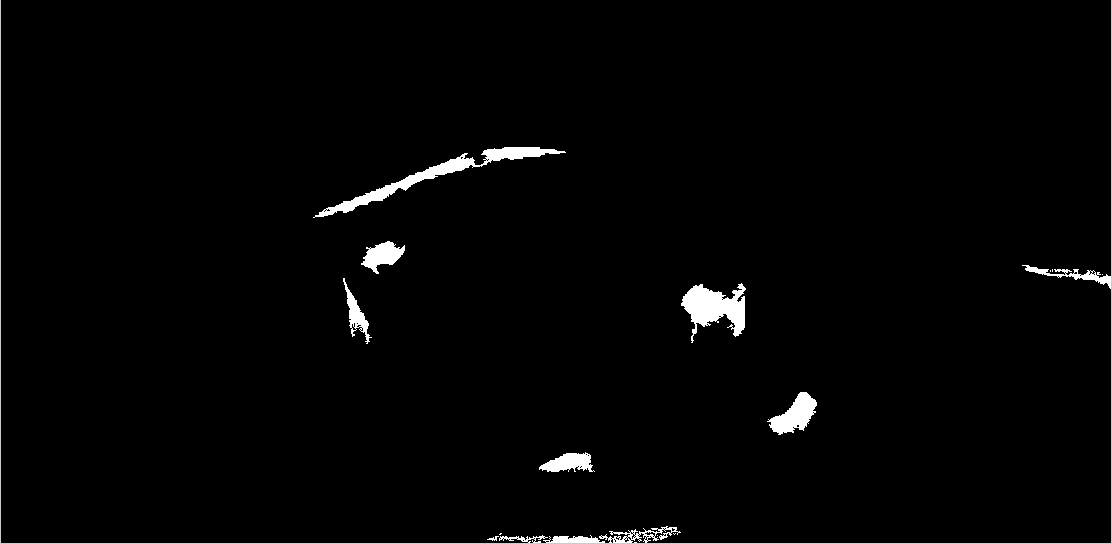
%> input picture Good Project/--test/ImageProcess/新版程序/外接矩形.png, 1112 x 544 px
$ octave waijiejuxingzuixiaomianji.m   (GNU Octave 9; MATLAB toolbox functions it lacks are replaced by stand-ins)
%> lines starting %> are read from the running program, lines starting %| are printed output that depends on the picture; in (x1, y1, x2, y2) boxes, pixels count from 0 and x2, y2 are one past the last pixel; in counts of white or black regions, pixels touching at a corner belong together; the program's own positions count from 1
### Good Project/--test/ImageProcess/原始程序/minboundrect.m
function [rectx,recty,area,perimeter] = minboundrect(x,y,metric)
% minboundrect: Compute the minimal bounding rectangle of points in the plane
% usage: [rectx,recty,area,perimeter] = minboundrect(x,y,metric)
%
% arguments: (input)
%  x,y - vectors of points, describing points in the plane as
%        (x,y) pairs. x and y must be the same lengths.
%
%  metric - (OPTIONAL) - single letter character flag which
%        denotes the use of minimal area or perimeter as the
%        metric to be minimized. metric may be either 'a' or 'p',
%        capitalization is ignored. Any other contraction of 'area'
%        or 'perimeter' is also accepted.
%
%        DEFAULT: 'a'    ('area')
%
% arguments: (output)
%  rectx,recty - 5x1 vectors of points that define the minimal
%        bounding rectangle.
%
%  area - (scalar) area of the minimal rect itself.
%
%  perimeter - (scalar) perimeter of the minimal rect as found
%
%
% Note: For those individuals who would prefer the rect with minimum
% perimeter or area, careful testing convinces me that the minimum area
% rect was generally also the minimum perimeter rect on most problems
% (with one class of exceptions). This same testing appeared to verify my
% assumption that the minimum area rect must always contain at least
% one edge of the convex hull. The exception I refer to above is for
% problems when the convex hull is composed of only a few points,
% most likely exactly 3. Here one may see differences between the
% two metrics. My thanks to Roger Stafford for pointing out this
% class of counter-examples.
%
% Thanks are also due to Roger for pointing out a proof that the
% bounding rect must always contain an edge of the convex hull, in
% both the minimal perimeter and area cases.
%
%
% See also: minboundcircle, minboundtri, minboundsphere
%
%
% default for metric
if (nargin<3) || isempty(metric)
  metric = 'a';
elseif ~ischar(metric)
  error 'metric must be a character flag if it is supplied.'
else
  % check for 'a' or 'p'
  metric = lower(metric(:)');
  ind = strmatch(metric,{'area','perimeter'});
  if isempty(ind)
    error 'metric does not match either ''area'' or ''perimeter'''
  end

  % just keep the first letter.
  metric = metric(1);
end

% preprocess data
x=x(:);
y=y(:);

% not many error checks to worry about
n = length(x);
if n~=length(y)
  error 'x and y must be the same sizes'
end

% start out with the convex hull of the points to
% reduce the problem dramatically. Note that any
% points in the interior of the convex hull are
% never needed, so we drop them.
if n>3
%   edges = convhull(x,y,{'Qt'});  % 'Pp' will silence the warnings
edges = convhull(x,y);
  % exclude those points inside the hull as not relevant
  % also sorts the points into their convex hull as a
  % closed polygon

  x = x(edges);
  y = y(edges);

  % probably fewer points now, unless the points are fully convex
  nedges = length(x) - 1;
elseif n>1
  % n must be 2 or 3
  nedges = n;
  x(end+1) = x(1);
  y(end+1) = y(1);
else
  % n must be 0 or 1
  nedges = n;
end

% now we must find the bounding rectangle of those
% that remain.

% special case small numbers of points. If we trip any
% of these cases, then we are done, so return.
switch nedges
  case 0
    % empty begets empty
    rectx = [];
    recty = [];
    area = [];
    perimeter = [];
    return
  case 1
    % with one point, the rect is simple.
    rectx = repmat(x,1,5);
    recty = repmat(y,1,5);
    area = 0;
    perimeter = 0;
    return
  case 2
    % only two points. also simple.
    rectx = x([1 2 2 1 1]);
    recty = y([1 2 2 1 1]);
    area = 0;
    perimeter = 2*sqrt(diff(x).^2 + diff(y).^2);
    return
end
% 3 or more points.

% will need a 2x2 rotation matrix through an angle theta
Rmat = @(theta) [cos(theta) sin(theta);-sin(theta) cos(theta)];

% get the angle of each edge of the hull polygon.
ind = 1:(length(x)-1);
edgeangles = atan2(y(ind+1) - y(ind),x(ind+1) - x(ind));
% move the angle into the first quadrant.
edgeangles = unique(mod(edgeangles,pi/2));

% now just check each edge of the hull
nang = length(edgeangles);
area = inf;
perimeter = inf;
met = inf;
xy = [x,y];
for i = 1:nang
  % rotate the data through -theta
  rot = Rmat(-edgeangles(i));
  xyr = xy*rot;
  xymin = min(xyr,[],1);
  xymax = max(xyr,[],1);

  % The area is simple, as is the perimeter
  A_i = prod(xymax - xymin);
  P_i = 2*sum(xymax-xymin);

  if metric=='a'
    M_i = A_i;
  else
    M_i = P_i;
  end

  % new metric value for the current interval. Is it better?
  if M_i<met
    % keep this one
    met = M_i;
    area = A_i;
    perimeter = P_i;

    rect = [xymin;[xymax(1),xymin(2)];xymax;[xymin(1),xymax(2)];xymin];
    rect = rect*rot';
    rectx = rect(:,1);
    recty = rect(:,2);
  end
end
% get the final rect

% all done

end % mainline en

### Good Project/--test/ImageProcess/新版程序/waijiejuxingzuixiaomianji.m

clear,clc
RGB = imread('外接矩形.png');
%> RGB is the input picture: size 544x1112x3 uint8; mean R, G, B 5.5, 4.5, 4.5
figure,imshow(RGB);
I = rgb2gray(RGB);
threshold = graythresh(I);
%> threshold = 0.398
bw = im2bw(I,threshold);
%> bw: size 544x1112 logical; 1.8% white; 14 white regions (6 under 20 px), largest, box (x1, y1, x2, y2) and area: (0, 0, 1112, 544) 3664, (313, 147, 566, 218) 2369, (681, 283, 746, 343) 2012
figure,imshow(bw)
% remove all object containing fewer than 30 pixels
bw = bwareaopen(bw,30);

% fill a gap in the pen's cap
se = strel('disk',2);
bw = imclose(bw,se);
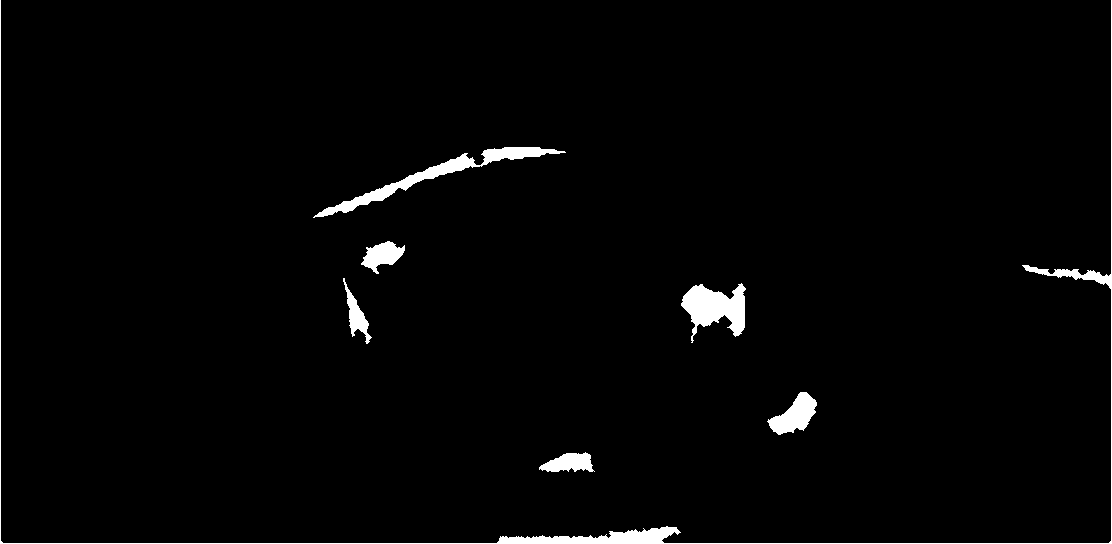
%> bw: size 544x1112 logical; 2% white; 7 white regions, largest, box (x1, y1, x2, y2) and area: (0, 0, 1112, 544) 4335, (313, 147, 566, 218) 2441, (681, 283, 746, 343) 2130

% fill any holes, so that regionprops can be used to estimate
% the area enclosed by each of the boundaries
bw = imfill(bw,'holes');

figure,imshow(bw)
ed=edge(bw);
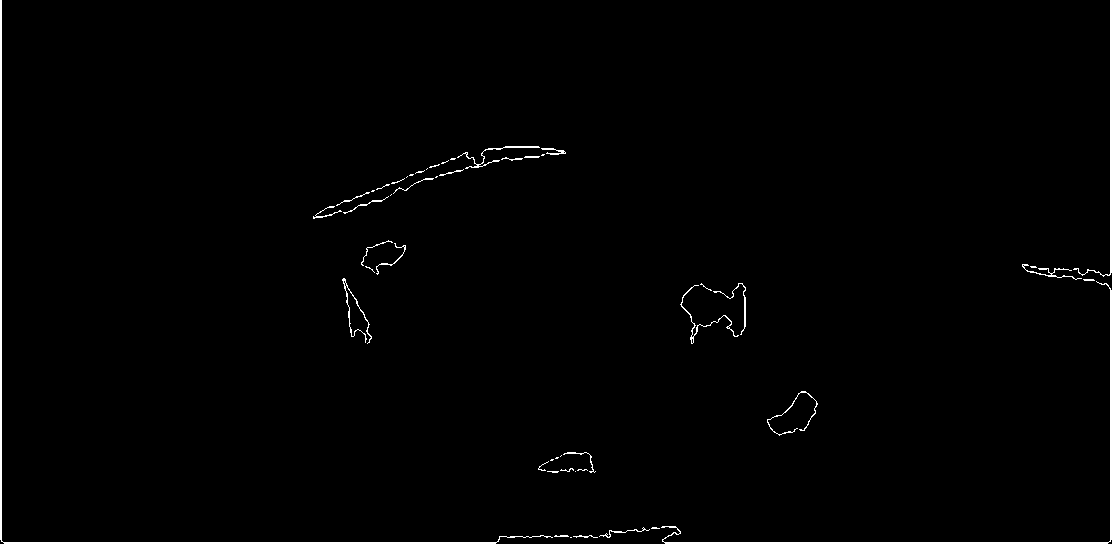
%> ed: size 544x1112 logical; 1.1% white; 50 white regions (24 under 20 px), largest, box (x1, y1, x2, y2) and area: (0, 0, 553, 544) 2138, (661, 281, 1112, 544) 1476, (1073, 0, 1112, 277) 605
figure,imshow(ed)
%%%%%以上是图像二值化 上面制作二值化图像
L = bwlabel(bw);
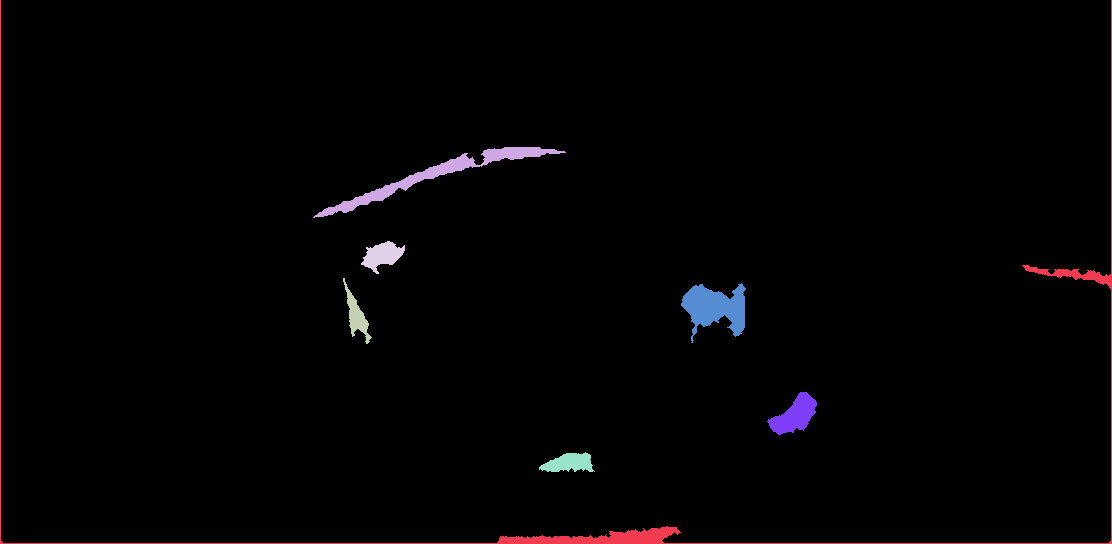
%> L: size 544x1112 double; 8 distinct labels, from 0 to 7; one colour per label, 0 black
L1 = bwlabel(ed);
%> L1: size 544x1112 double; 51 distinct labels, from 0 to 50
Ar=zeros(1,max(L(:)));
perimeter=zeros(1,max(L1(:)));
metric=zeros(1,max(L1(:)));
Pwl=zeros(1,max(L1(:)));
Pr=zeros(1,max(L1(:)));
for i=1:max(L(:))
Ar(i)=sum(bw(L==i));
perimeter(i)=sum(ed(L==i));
metric(i) = 4*pi*Ar(i)/perimeter(i)^2;
[r,c]=find(L==i);


% 'a'是按面积算的最小矩形，如果按边长用'p'
[rectx,recty,area,perimeter] = minboundrect(c,r,'p');
hold on
line(rectx,recty);
end
%> this loop made 7 passes
%> (n in minboundrect, nedges in minboundrect, nang in minboundrect, area, perimeter, rectx, recty) on passes 2, 6, 7: (2441, 17, 14, 6693.7, 571.9, [559.2; 566; 315; 308.2; 559.2], [128.2; 153; 221.8; 196.9; 128.2]), (2130, 17, 14, 3703.4, 244.1, [744.6; 752.4; 687.3; 679.5; 744.6], [278.9; 334.7; 343.8; 288; 278.9]), (1127, 17, 14, 1613.7, 166.1, [805.8; 825.8; 786; 766; 805.8], [388.9; 412.6; 446.2; 422.5; 388.9])
%> (n in minboundrect, edges in minboundrect, nedges in minboundrect, edgeangles in minboundrect, nang in minboundrect, area, perimeter) on pass 1: (4335, [1; 3792; 4335; 544; 1], 4, 0, 1, 603273, 3308)
%> after the loop, Ar = [4335 2441 599 774 733 2130 1127]; metric = 50 values, max 1.83 at index 7, min 0 at index 8, mean 0.139
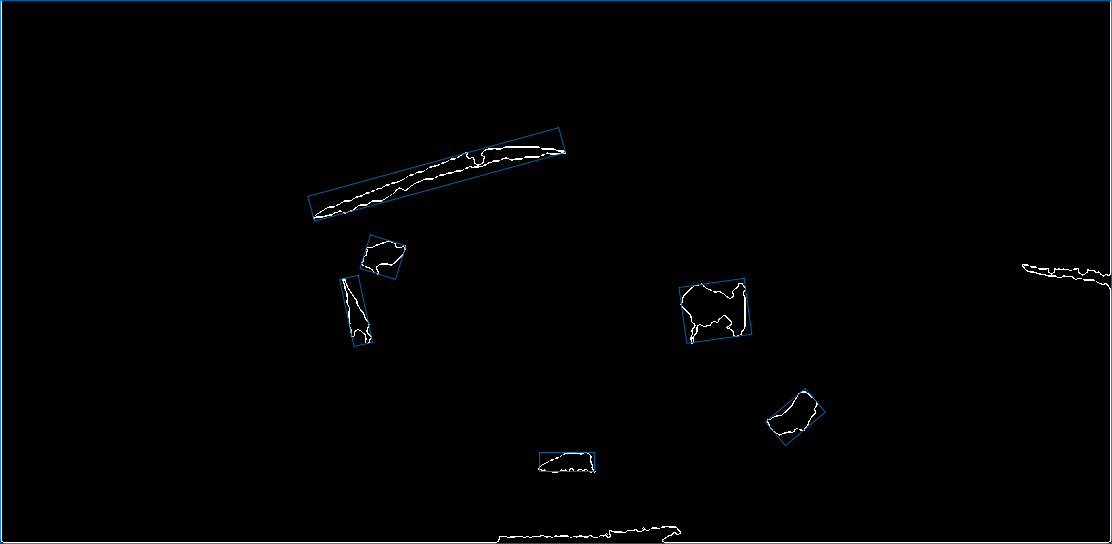
%> figure redrawn from the program's plot data
